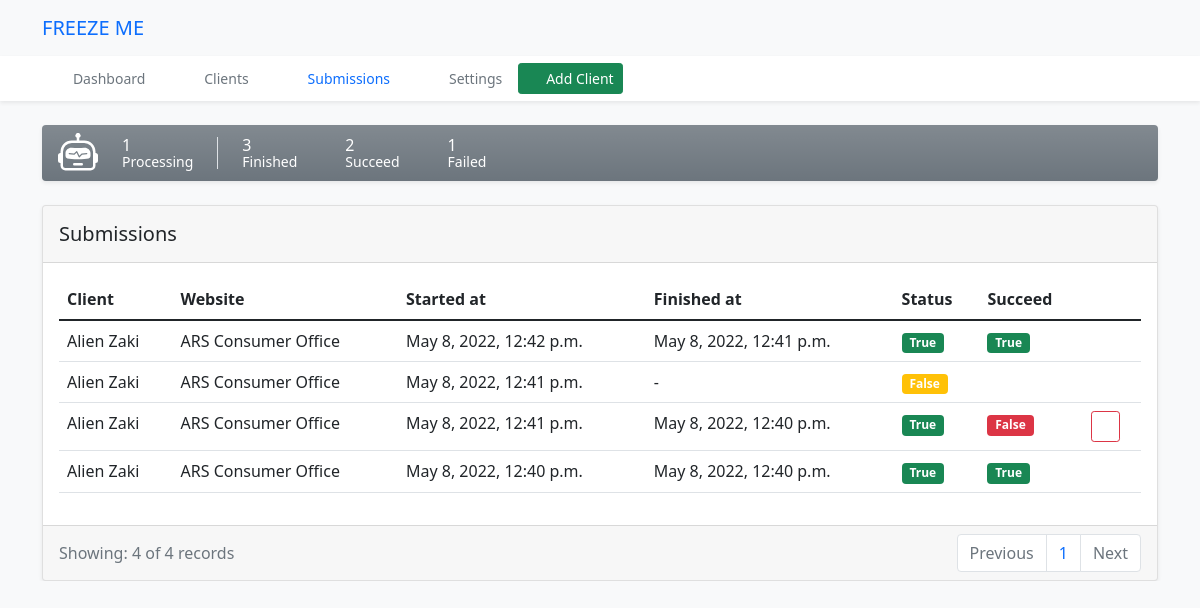
Page /submissions/history/ on the committed database.
### core/models.py (models this page shows, shortened)
class Submission(models.Model):
    FINISHED_CHOICES = [
        (True, 'Finished'),
        (False, 'Processing')
    ]
    SUCCEED_CHOICES = [
        (True, 'Succeed'),
        (False, 'Failed')
    ]
    client = models.ForeignKey(Client, on_delete=models.CASCADE)
    website = models.ForeignKey(Website, on_delete=models.CASCADE)
    note = models.TextField(null=True, blank=True)
    timestamp = models.DateTimeField(auto_now_add=True)
    finish_time = models.DateTimeField(null=True, blank=True)
    finished = models.BooleanField(choices=FINISHED_CHOICES, default=False)
    succeed = models.BooleanField(choices=SUCCEED_CHOICES, default=False)

class Client(models.Model):
    fname = models.CharField(max_length=255)
    lname = models.CharField(max_length=255)
    city = models.CharField(max_length=255)
    state = models.ForeignKey(State, on_delete=models.CASCADE)
    zip = models.CharField(max_length=255)
    address_line1 = models.CharField(max_length=255)
    address_line2 = models.CharField(max_length=255, null=True, blank=True)
    phone = models.CharField(max_length=255, null=True, blank=True)
    email = models.EmailField(unique=True)
    ssn = models.CharField(max_length=9, unique=True)
    dob = models.DateField()
    freeze_date = models.DateField(null=True, blank=True, default=date.today)
    id_card = models.ImageField(upload_to=upload_id, null=True, blank=True) #'uploads/ID/'
    passport = models.ImageField(upload_to=upload_passport, null=True, blank=True)
    driver_license = models.ImageField(upload_to=upload_driver, null=True, blank=True)
    residency = models.ImageField(upload_to=upload_residencies, null=True, blank=True)
    created_at = models.DateTimeField(auto_now_add=True)
    updated_at = models.DateTimeField(auto_now=True)
    @property
    def full_name(self):
        return f'{self.fname} {self.lname}'

class Website(models.Model):
    name = models.CharField(max_length=255)
    url = models.URLField()
    created_at = models.DateTimeField(auto_now_add=True, null=True, blank=True)
    updated_at = models.DateTimeField(auto_now=True, null=True, blank=True)

### core/views.py (the view, shortened to what this page needs)
# urls.py: path('submissions/history/', SubmissionsRecordListView.as_view(), name='submissions-history'),
class SubmissionsRecordListView(generic.FormView):
    template_name = 'submissions_history.html'
    form_class = submissionForm
    def get_context_data(self, **kwargs):
        context = super(SubmissionsRecordListView, self).get_context_data(**kwargs)
        page = self.request.GET.get('page', 1)
        qs = Submission.objects.all().order_by('-timestamp')
        paginator = Paginator(qs, 20)
        try:
            qs = paginator.page(page)
        except PageNotAnInteger:
            qs = paginator.page(1)
        except EmptyPage:
            qs = paginator.page(paginator.num_pages)
        total_count = Submission.objects.all().count()
        processing = Submission.objects.filter(finished=False).count()
        finished = Submission.objects.filter(finished=True).count()
        succeed = Submission.objects.filter(succeed=True).count()
        failed = Submission.objects.filter(finished=True, succeed=False).count()
        context.update({
            "object_list": qs,
            'total_count': total_count,
            'processing': processing,
            'finished': finished,
            'succeed': succeed,
            'failed': failed
        })
        return context

### templates/submissions_history.html (shortened to what this page needs)
{% extends "base.html" %}
{% block content %}
    <div class="d-flex align-items-center px-3 my-4 text-white bg-secondary bg-gradient rounded shadow-sm">
            <div class="lh-1 px-4 border-end">
                <h1 class="h6 mb-0 text-white lh-1">{{ processing }}</h1>
                <small>Processing</small>
            </div>
            <div class="lh-1 px-4">
                <h1 class="h6 mb-0 text-white lh-1">{{ finished }}</h1>
                <small>Finished</small>
            </div>
            <div class="lh-1 px-4">
                <h1 class="h6 mb-0 text-white lh-1">{{ succeed }}</h1>
                <small>Succeed</small>
            </div>
            <div class="lh-1 px-4">
                <h1 class="h6 mb-0 text-white lh-1">{{ failed }}</h1>
                <small>Failed</small>
            </div>
        </div>
    <div class="card shadow-sm">
        <h5 class="card-header py-3">Submissions</h5>
        <div class="card-body">
            <table class="table table-hover">
                <thead>
                <tr>
                    <th scope="col">Client</th>
                    <th scope="col">Website</th>
                    <th scope="col">Started at</th>
                    <th scope="col">Finished at</th>
                    <th scope="col">Status</th>
                    <th scope="col">Succeed</th>
                </tr>
                </thead>
                <tbody>
                {% for item in object_list %}
                    <tr>
                        <td scope="row">{{ item.client.full_name }}</td>
                        <td>{{ item.website.name }}</td>
                        <td>{{ item.timestamp }}</td>
                        <td>{{ item.finish_time|default:'-' }}</td>
                        <td><span class="badge bg-{% if item.finished %}success{% else %}warning{% endif %}">{{ item.finished }}</span></td>
                        <td><span class="badge bg-{% if item.succeed %}success{% elif item.finished  %}danger{% endif %}">{{ item.succeed }}</span></td>
                        <td>
                            {% if item.finished and not item.succeed %}
                                <form method="POST">
                                    <button type='submit' class="btn btn-outline-danger btn-sm"><i class="fa-solid fa-rotate-right"></i></button>
                                </form>
                            {% endif %}
                        </td>
                    </tr>
                {% endfor %}
                </tbody>
            </table>
        </div>
        <div class="card-footer text-muted">
            <div class="d-flex justify-content-between align-items-center">
                <span>Showing: {{ object_list|length }} of {{ total_count }} records</span>
                {% if object_list %}
                    <nav aria-label="Page navigation example">
                        <ul class="pagination justify-content-end mb-0">
                            {% if object_list.has_previous %}
                                <li class="page-item">
                                    <a class="page-link" href="?page={{ object_list.previous_page_number }}">Previous</a>
                                </li>
                            {% else %}
                                <li class="page-item disabled">
                                    <a class="page-link">Previous</a>
                                </li>
                            {% endif %}
                            <li class="page-item">
                                <a class="page-link" href="?page={{ object_list.number }}">{{ object_list.number }}</a>
                            </li>
                            {% if object_list.has_next %}
                                <li class="page-item">
                                    <a class="page-link" href="?page={{ object_list.next_page_number }}">Next</a>
                                </li>
                            {% else %}
                                <li class="page-item disabled">
                                    <a class="page-link">Next</a>
                                </li>
                            {% endif %}
                        </ul>
                    </nav>
                {% endif %}
            </div>
        </div>
    </div>
{% endblock content %}

### templates/base.html (shortened to what this page needs)
{% load static %}
<!DOCTYPE html>
<html lang="en">
<head>
    <link rel="stylesheet" href="{% static './css/bootstrap.min.css' %}">
    <link rel="stylesheet" href="{% static './css/bootstrap-icons.css' %}">
    <link rel="stylesheet" href="{% static './css/offcanvas.css' %}">
</head>
<body class="bg-light">
<nav class="navbar navbar-expand-lg fixed-top  " aria-label="Main navigation">
    <div class="container">
        <a class="navbar-brand" href="/">FREEZE ME</a>
    </div>
</nav>
<div class="bg-body shadow-sm">
    <nav class="container nav nav-underline" aria-label="Secondary navigation">
        <a class="nav-link {% if request.resolver_match.url_name == '#' %} active text-primary{% endif %}"
           aria-current="page" href="/"><i class="fa-solid fa-gauge mx-2"></i>Dashboard</a>
        <a class="nav-link{% if request.resolver_match.url_name == 'clients-list' %} active text-primary {% endif %}"
           href="{% url 'clients-list' %}"><i class="fa-solid fa-user-group mx-2"></i>Clients
        </a>
        <a class="nav-link{% if request.resolver_match.url_name == 'submissions-history' %} active text-primary{% endif %}"
           href="{% url 'submissions-history' %}"><i class="fa-solid fa-list-check mx-2"></i>Submissions</a>
        <a class="nav-link{% if request.resolver_match.url_name == 'settings' %} active text-primary{% endif %}"
           href="{% url 'settings' %}"><i class="fa-solid fa-gear mx-2"></i>Settings</a>
        <div class="nav-item align-self-center">
            <a class="btn btn-success btn-sm" href="{% url 'new-client' %}"><i class="fa-solid fa-user-plus me-2"></i>Add
                Client</a>
        </div>
    </nav>
</div>
<main role="main" class="container">
    {% block content %}
    {% endblock content %}
</main>
</body>
</html>

### static/css/offcanvas.css (style rules this page uses)
html, body { overflow-x: hidden; }
body { padding-top: 56px; }
.nav-underline .nav-link { padding-top: .75rem; padding-bottom: .75rem; font-size: .875rem; color: #6c757d; }
.nav-underline .active { font-weight: 500; color: #343a40; }

### rows in the picture
Submission: client.full_name "Alien Zaki", website.name "ARS Consumer Office", timestamp "May 8, 2022, 12:42 p.m.", finish_time "May 8, 2022, 12:41 p.m.", finished "True", succeed "True"
Submission: client.full_name "Alien Zaki", website.name "ARS Consumer Office", timestamp "May 8, 2022, 12:41 p.m.", finish_time "-", finished "False"
Submission: client.full_name "Alien Zaki", website.name "ARS Consumer Office", timestamp "May 8, 2022, 12:41 p.m.", finish_time "May 8, 2022, 12:40 p.m.", finished "True", succeed "False"
Submission: client.full_name "Alien Zaki", website.name "ARS Consumer Office", timestamp "May 8, 2022, 12:40 p.m.", finish_time "May 8, 2022, 12:40 p.m.", finished "True", succeed "True"

### other values in the picture
{{ processing }} "1"
{{ finished }} "3"
{{ succeed }} "2"
{{ failed }} "1"
{{ object_list|length }} "4"
{{ total_count }} "4"
{{ object_list.number }} "1"
